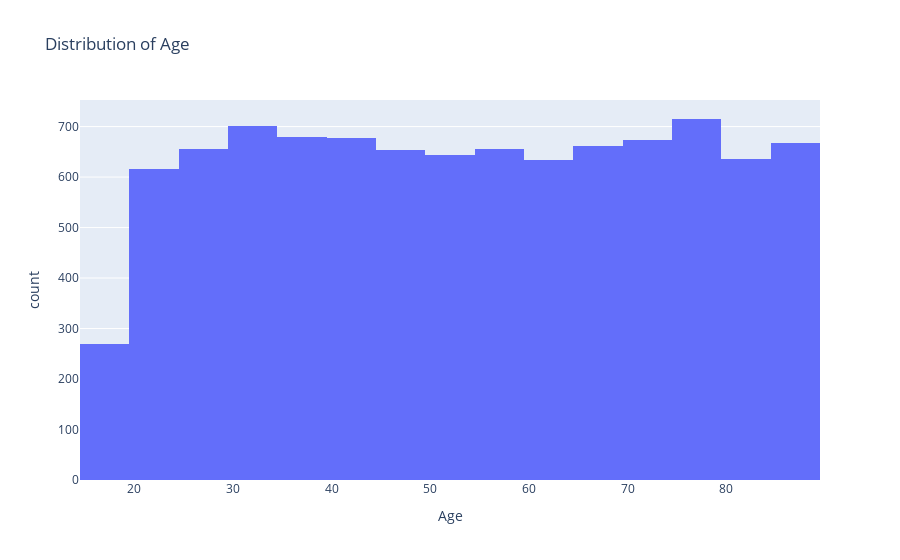

Notebook code cell kept with this figure:
### Markdown cell above
### Step 3: Visualize Feature Distributions

### Code cell
# Histogram for Age
fig_age = px.histogram(df, x='Age', nbins=20, title="Distribution of Age")
fig_age.show()

### Figure 1 — Plotly figure (JSON) as saved in the notebook; plotly's stock layout.template omitted (floating-point values rounded to 4 significant figures; data arrays with more than 128 entries replaced by an {"elided": "..."} marker saying what was removed)
{"data": [{"bingroup": "x", "hovertemplate": "Age=%{x}<br>count=%{y}<extra></extra>", "legendgroup": "", "marker": {"color": "#636efa", "pattern": {"shape": ""}}, "name": "", "nbinsx": 20, "orientation": "v", "showlegend": false, "type": "histogram", "x": {"elided": "9538 int values"}, "xaxis": "x", "yaxis": "y"}], "layout": {"barmode": "relative", "legend": {"tracegroupgap": 0}, "title": {"text": "Distribution of Age"}, "xaxis": {"anchor": "y", "domain": [0, 1], "title": {"text": "Age"}}, "yaxis": {"anchor": "x", "domain": [0, 1], "title": {"text": "count"}}}}
